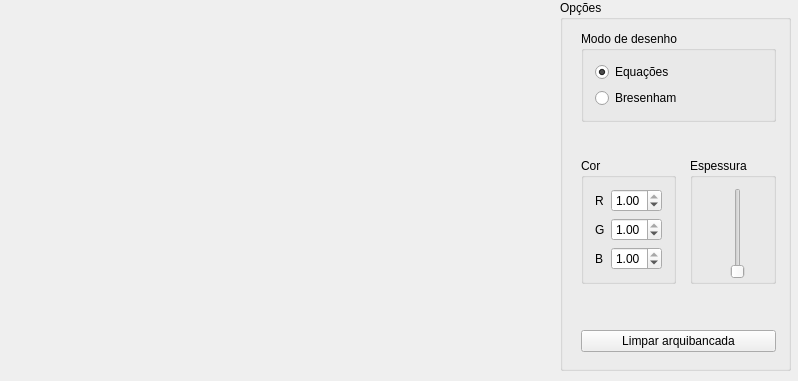
<?xml version="1.0" encoding="UTF-8"?>
<ui version="4.0">
 <class>MainWindow</class>
 <widget class="QMainWindow" name="MainWindow">
  <property name="windowModality">
   <enum>Qt::ApplicationModal</enum>
  </property>
  <property name="geometry">
   <rect>
    <x>0</x>
    <y>0</y>
    <width>798</width>
    <height>381</height>
   </rect>
  </property>
  <property name="windowTitle">
   <string>MainWindow</string>
  </property>
  <widget class="QWidget" name="centralWidget">
   <widget class="GLWidget" name="widget" native="true">
    <property name="geometry">
     <rect>
      <x>10</x>
      <y>10</y>
      <width>541</width>
      <height>361</height>
     </rect>
    </property>
   </widget>
   <widget class="QGroupBox" name="groupBox">
    <property name="geometry">
     <rect>
      <x>560</x>
      <y>0</y>
      <width>231</width>
      <height>371</height>
     </rect>
    </property>
    <property name="title">
     <string>Opções</string>
    </property>
    <widget class="QWidget" name="layoutWidget">
     <property name="geometry">
      <rect>
       <x>10</x>
       <y>20</y>
       <width>217</width>
       <height>343</height>
      </rect>
     </property>
     <layout class="QVBoxLayout" name="verticalLayout_4">
      <item>
       <widget class="QGroupBox" name="groupBox_2">
        <property name="title">
         <string>Modo de desenho</string>
        </property>
        <layout class="QVBoxLayout" name="verticalLayout_3">
         <item>
          <layout class="QVBoxLayout" name="verticalLayout">
           <item>
            <widget class="QRadioButton" name="radioButton">
             <property name="text">
              <string>Equações</string>
             </property>
             <property name="checked">
              <bool>true</bool>
             </property>
            </widget>
           </item>
           <item>
            <widget class="QRadioButton" name="radioButton_2">
             <property name="text">
              <string>Bresenham</string>
             </property>
            </widget>
           </item>
          </layout>
         </item>
        </layout>
       </widget>
      </item>
      <item>
       <spacer name="verticalSpacer">
        <property name="orientation">
         <enum>Qt::Vertical</enum>
        </property>
        <property name="sizeHint" stdset="0">
         <size>
          <width>20</width>
          <height>28</height>
         </size>
        </property>
       </spacer>
      </item>
      <item>
       <layout class="QHBoxLayout" name="horizontalLayout_4">
        <item>
         <widget class="QGroupBox" name="groupBox_3">
          <property name="title">
           <string>Cor</string>
          </property>
          <layout class="QVBoxLayout" name="verticalLayout_2">
           <item>
            <layout class="QHBoxLayout" name="horizontalLayout">
             <item>
              <widget class="QLabel" name="label">
               <property name="text">
                <string>R</string>
               </property>
              </widget>
             </item>
             <item>
              <widget class="QDoubleSpinBox" name="rBox">
               <property name="maximum">
                <double>1.000000000000000</double>
               </property>
               <property name="singleStep">
                <double>0.050000000000000</double>
               </property>
               <property name="value">
                <double>1.000000000000000</double>
               </property>
              </widget>
             </item>
            </layout>
           </item>
           <item>
            <layout class="QHBoxLayout" name="horizontalLayout_2">
             <item>
              <widget class="QLabel" name="label_2">
               <property name="text">
                <string>G</string>
               </property>
              </widget>
             </item>
             <item>
              <widget class="QDoubleSpinBox" name="gBox">
               <property name="maximum">
                <double>1.000000000000000</double>
               </property>
               <property name="singleStep">
                <double>0.050000000000000</double>
               </property>
               <property name="value">
                <double>1.000000000000000</double>
               </property>
              </widget>
             </item>
            </layout>
           </item>
           <item>
            <layout class="QHBoxLayout" name="horizontalLayout_3">
             <item>
              <widget class="QLabel" name="label_3">
               <property name="text">
                <string>B</string>
               </property>
              </widget>
             </item>
             <item>
              <widget class="QDoubleSpinBox" name="bBox">
               <property name="maximum">
                <double>1.000000000000000</double>
               </property>
               <property name="singleStep">
                <double>0.050000000000000</double>
               </property>
               <property name="value">
                <double>1.000000000000000</double>
               </property>
              </widget>
             </item>
            </layout>
           </item>
          </layout>
         </widget>
        </item>
        <item>
         <spacer name="horizontalSpacer">
          <property name="orientation">
           <enum>Qt::Horizontal</enum>
          </property>
          <property name="sizeHint" stdset="0">
           <size>
            <width>40</width>
            <height>20</height>
           </size>
          </property>
         </spacer>
        </item>
        <item>
         <widget class="QGroupBox" name="groupBox_4">
          <property name="title">
           <string>Espessura</string>
          </property>
          <widget class="QSlider" name="espessura">
           <property name="geometry">
            <rect>
             <x>40</x>
             <y>30</y>
             <width>16</width>
             <height>91</height>
            </rect>
           </property>
           <property name="minimum">
            <number>1</number>
           </property>
           <property name="maximum">
            <number>25</number>
           </property>
           <property name="orientation">
            <enum>Qt::Vertical</enum>
           </property>
          </widget>
         </widget>
        </item>
       </layout>
      </item>
      <item>
       <spacer name="verticalSpacer_2">
        <property name="orientation">
         <enum>Qt::Vertical</enum>
        </property>
        <property name="sizeHint" stdset="0">
         <size>
          <width>20</width>
          <height>40</height>
         </size>
        </property>
       </spacer>
      </item>
      <item>
       <widget class="QPushButton" name="pushButton">
        <property name="text">
         <string>Limpar arquibancada</string>
        </property>
       </widget>
      </item>
     </layout>
    </widget>
   </widget>
  </widget>
 </widget>
 <layoutdefault spacing="6" margin="11"/>
 <customwidgets>
  <customwidget>
   <class>GLWidget</class>
   <extends>QWidget</extends>
   <header>glwidget.h</header>
   <container>1</container>
  </customwidget>
 </customwidgets>
 <resources/>
 <connections/>
</ui>
